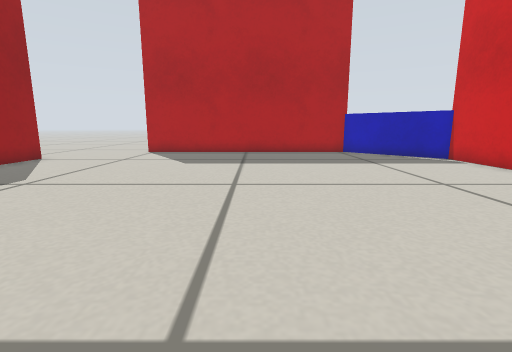
View 1 (above)

12 first-person views from a walk through a world built for the Gazebo simulator. The camera is 0.27 m above the floor, tilts 10° down and sees 85° across. The floor is counted in squares, 0.2 m on a side. Each view is taken from the middle of a square. On the plan, view 1 faces up. The plan holds only what a view shows up to about 13 squares ahead; the rest is blank. Robots are left out.

View 2
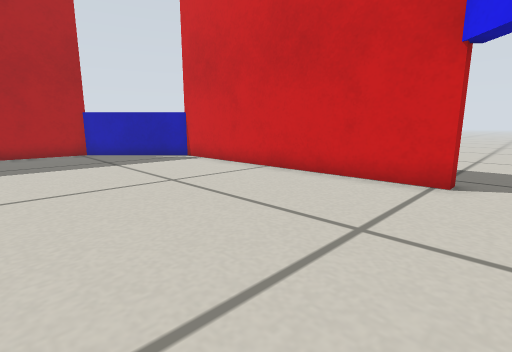

View 3
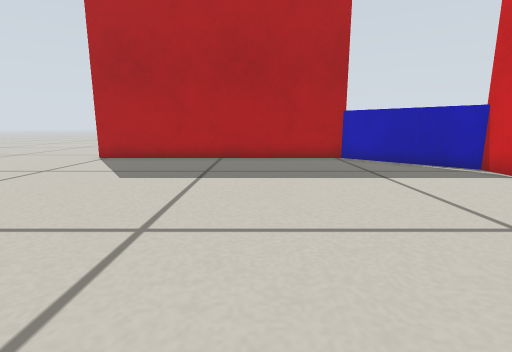

View 4
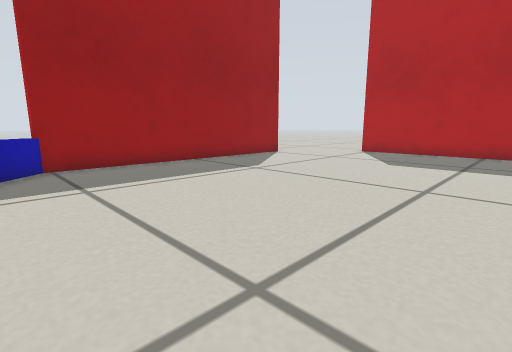

View 5
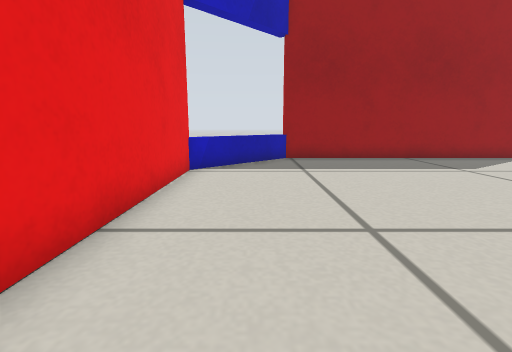

View 6
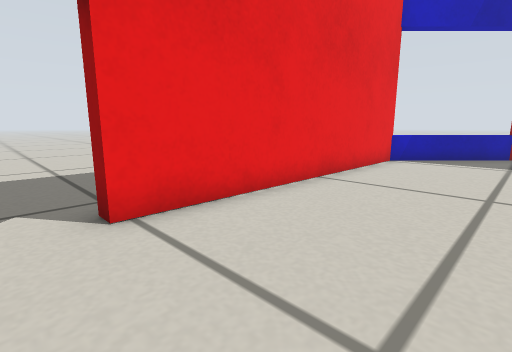

View 7
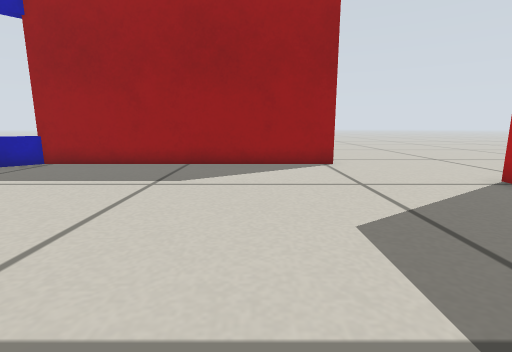

View 8
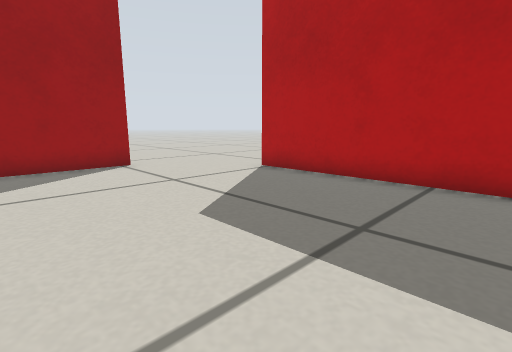

View 9
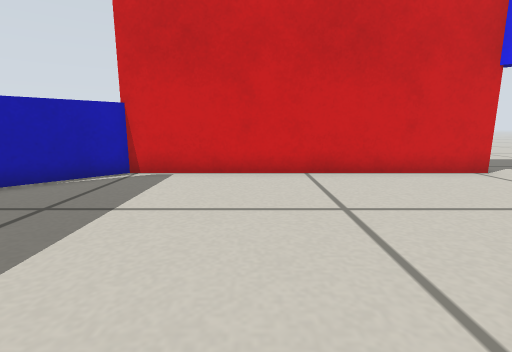

View 10
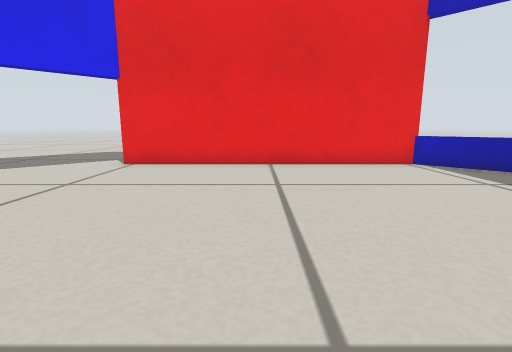

View 11
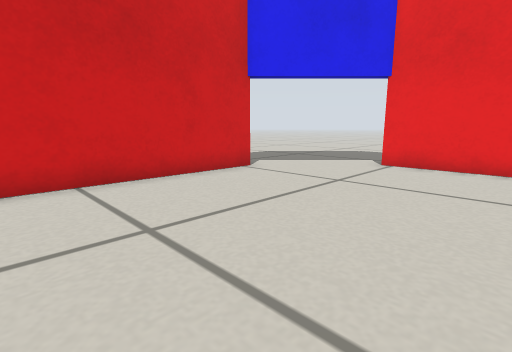

View 12
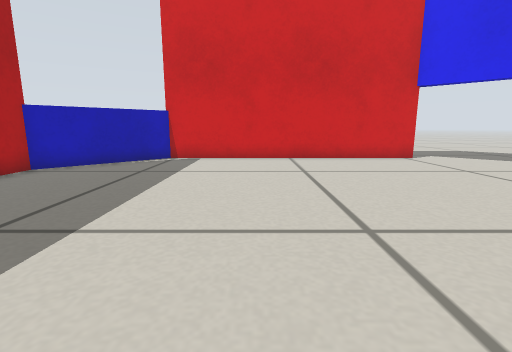

### Floor plan
Points are (right, up) in squares from view 1. A wall is a line through its corners. A room is listed if a view was taken in it or the views show most of it. See-through windows are left out.
Room 1 (views 1, 2, 3, 4, 5, 6, 7, 8, 9, 10, 11, 12)
walls: (-5.7, -2.1) (4.8, -2.1); (-9.1, 11.9) (-9.1, 1.2); (8.1, 1.2) (8.1, 11.7) (4.7, 15.1) (-5.9, 15.1)
low walls: (-9.1, 1.3) (-5.7, -2.1)
ways out: opening at (-8.7, 14.7); opening at (7.7, -1.7)

Positions as (right, up) in squares from view 1, and headings:
1: (0, 0), facing up
2: (1, 0), facing up-right
3: (1, 3), facing up
4: (1, 0), facing up-left
5: (3, 0), facing left
6: (6, 2), facing down-left
7: (1, 9), facing left
8: (1, 8), facing up-left
9: (0, 8), facing right
10: (0, 8), facing down
11: (1, 8), facing down-right
12: (-4, 8), facing right
